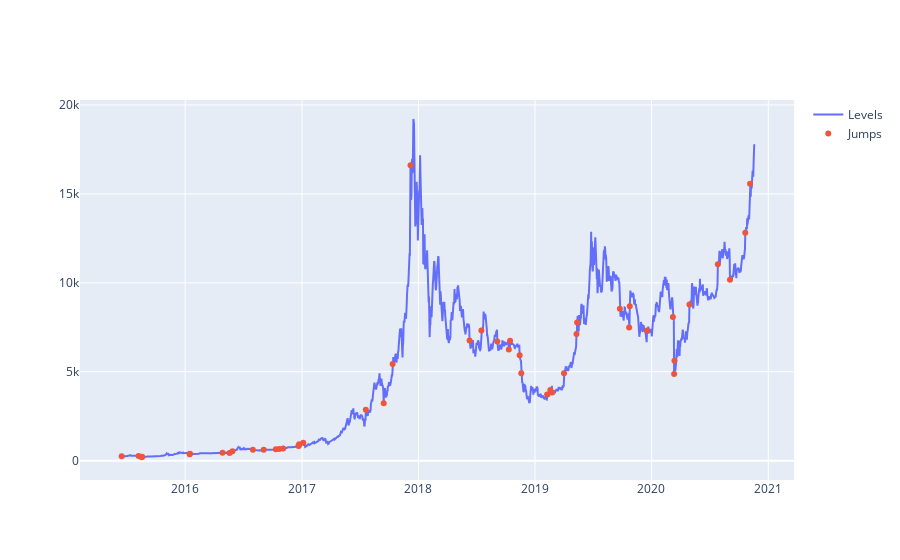

This figure's notebook cell:
### Markdown cell above
## Plot jumps

### Code cell
import plotly.graph_objects as go

fig = go.Figure()
# Add traces
fig.add_trace(go.Scatter(x=jumps_bitfinex.index, y=jumps_bitfinex['Levels'],
                    mode='lines',
                    name='Levels'))
fig.add_trace(go.Scatter(x=jumps_bitfinex.index, y=jumps_bitfinex['LevelsWithJumps'],
                    mode='markers',
                    name='Jumps'))
fig.show()

### Figure 1 — Plotly figure (JSON) as saved in the notebook; plotly's stock layout.template omitted (floating-point values rounded to 4 significant figures; data arrays with more than 128 entries replaced by an {"elided": "..."} marker saying what was removed)
{"data": [{"mode": "lines", "name": "Levels", "type": "scatter", "x": {"elided": "1984 str values"}, "y": {"elided": "1984 float values"}}, {"mode": "markers", "name": "Jumps", "type": "scatter", "x": {"elided": "1984 str values"}, "y": {"elided": "1984 float values"}}], "layout": {}}
